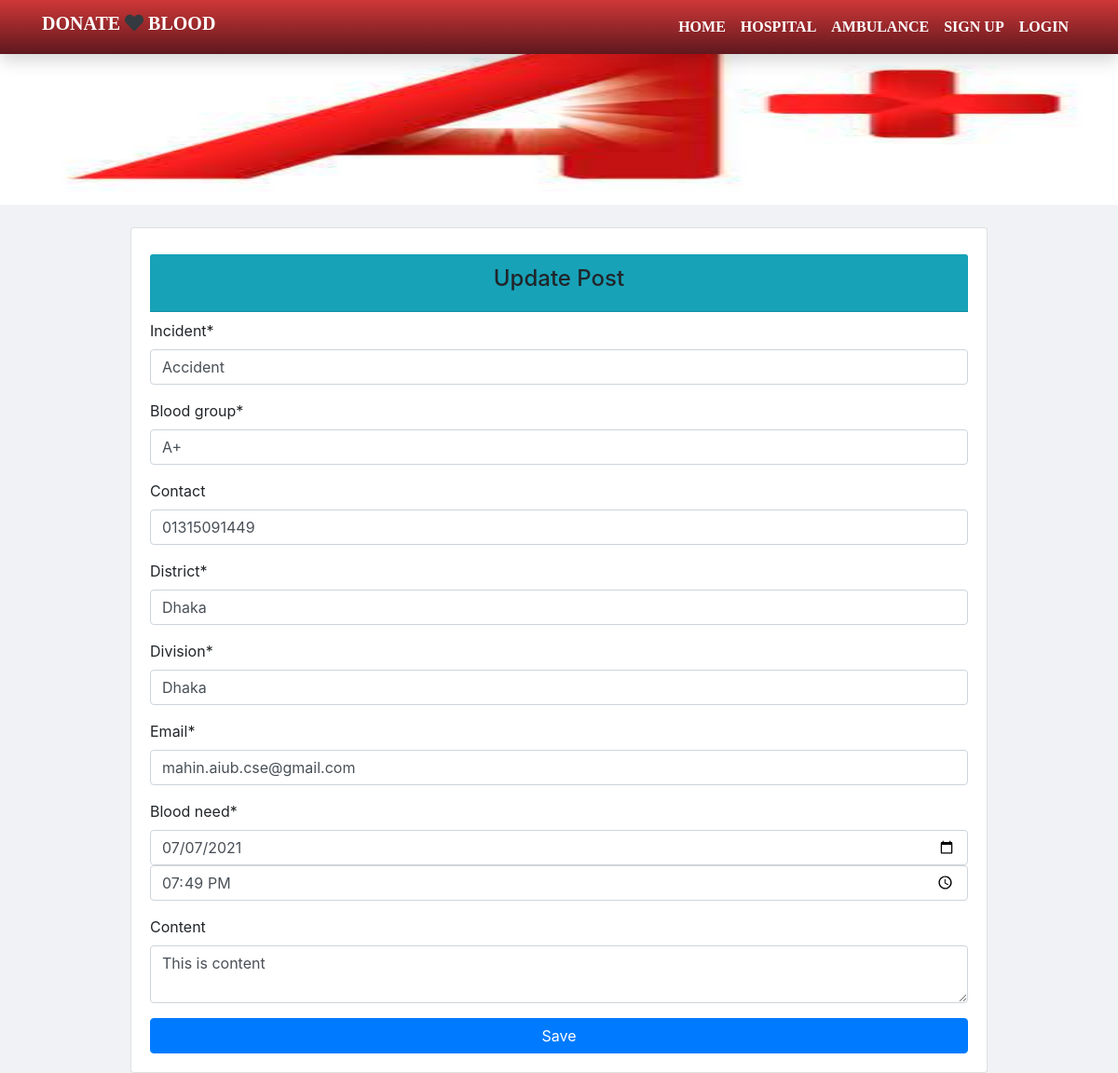
Screenshot of /update/1 with the database file from the repository.
### br/models.py (models this page shows, shortened)
class BloodRequest(models.Model):
    incident = models.CharField(max_length=254)
    blood_group = models.CharField(max_length=50 , choices=groups,default='A+')
    contact = models.CharField( max_length=50,null=True,blank=True)
    district = models.CharField(max_length=50,choices = districts,default='Dhaka')
    division = models.CharField(max_length=50,choices = divisions,default='Dhaka')
    blood_need = models.DateTimeField(null=True,auto_now_add=False,default=datetime.now, blank=True)
    time = models.DateTimeField(auto_now_add=True)
    email = models.EmailField(max_length=100)
    content = models.TextField(blank = True,null=True)
    author = models.ForeignKey(User,on_delete=models.CASCADE)
    class Meta:
        ordering = ('-time',)

### blood/views.py (the view, shortened to what this page needs)
# urls.py: path('update/<int:id>',views.update_request_post,name='update_post'),
def update_request_post(request,id):
    post = BloodRequest.objects.get(id=id)
    form = CreateForm(instance=post)
    return render(request,'blood/update_post.html',{'post':post,'form':form})

### blood/form.py
class CreateForm(forms.ModelForm):
    blood_need = forms.DateTimeField(widget=MinimalSplitDateTimeMultiWidget())
    class Meta:
        model = BloodRequest
        fields = ('incident','blood_group','contact','district','division','email','blood_need','content')
        widgets = {
            'content': forms.Textarea(attrs={
                'cols': 200, 'rows': 2,
                'placeholder':'Full breif why you need blood?'
                }),
        }

### br/date_time.py (called while the page is built)
    def decompress(self, value):
        if value:
            return [value.date(), value.strftime('%H:%M')]
        return [None, None]

### templates/blood/update_post.html (shortened to what this page needs)
{% extends 'br/br_base.html' %}
{% load crispy_forms_tags %}
{% load static %}
{% block content %}
<div class="header">
    {% ifequal post.blood_group 'A+' %}
    <div class=" ">
        <img src="{% static 'images/A+.jpeg' %}" alt="post image" style="width: 100%;height:200px">
    </div>
    {% endifequal %}
</div>
<div class="container">
    <div class="row mt-4 post">
        <div class="col-md-10 offset-md-1">
            <div class="card">
                <div class="card-body ">
                    <div class="card-header bg-info my-2">
                        <h4 class="text-center">Update Post </h4>
                    </div>
                    <form action="" method="post">
                        {{form|crispy}}
                        <input class="btn btn-primary btn-block" type="submit" value="Save">
                    </form>
                </div>
            </div>
        </div>
    </div>
</div>
{% endblock content %}

### rows the page displays
BloodRequest: incident "Accident", blood_group "A+", contact "01315091449", district "Dhaka", division "Dhaka", email "mahin.aiub.cse@gmail.com", content "This is content"
